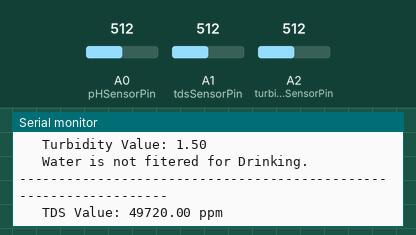
The sketch below on a simulated Arduino Uno, built with avr-gcc and run on an emulated ATmega328P. Shown: the last lines printed to the serial monitor. The test bench sets the inputs (shaded band); at power-on: A0 (pHSensorPin) = 512, A1 (tdsSensorPin) = 512, A2 (turbiditySensorPin) = 512.

Above: at 7.0 s.
7.1 s: A0 (pHSensorPin) set to 340
At 10.3 s:
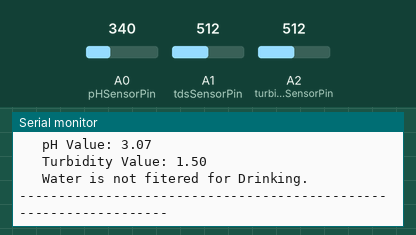
14.0 s: A1 (tdsSensorPin) set to 340
At 15.3 s:
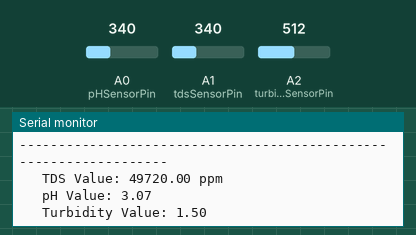
20.9 s: A2 (turbiditySensorPin) set to 340
At 26.7 s:
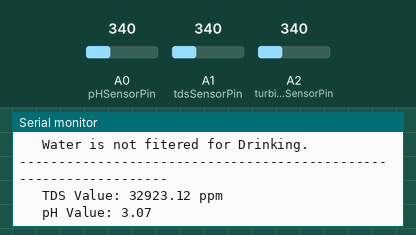
27.8 s: A0 (pHSensorPin) set to 360
At 29.1 s:
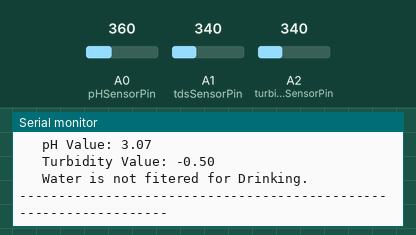
34.7 s: A1 (tdsSensorPin) set to 360
At 38.1 s:
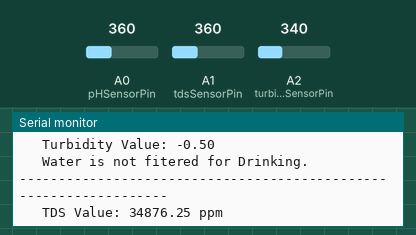
41.6 s: A2 (turbiditySensorPin) set to 140
At 48.0 s:
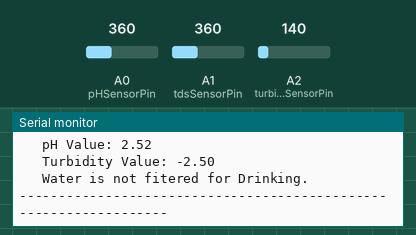
Timing chart, 0 to 49.5 s (numbered marks = the images above; inputs shaded):
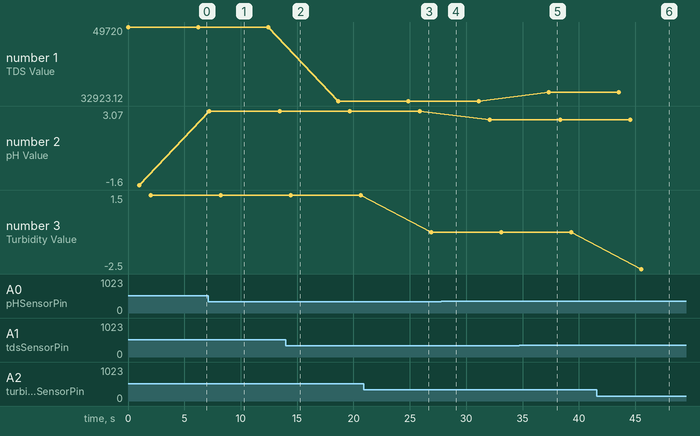

Measured:
- after the input at 7.1 s, the serial monitor: prints a new line after 0.12 s (image 1)
- after the input at 34.7 s, the serial monitor: prints a new line after 2.6 s (image 5)
- after the input at 41.6 s, the serial monitor: prints a new line after 3.9 s (image 6)
- plotted number 1: 49720 → 32923.12 after the input at 14.0 s, 32923.12 → 34876.25 after the input at 34.7 s
- plotted number 2: -1.6 → 3.07 after the input at 7.1 s, 3.07 → 2.52 after the input at 27.8 s
- plotted number 3: 1.5 → -0.5 after the input at 20.9 s, -0.5 → -2.5 after the input at 41.6 s

The sketch:

WaterQualityChecking.ino
```cpp
#include <Arduino.h>
#include <SoftwareSerial.h>

const int tdsSensorPin = A1;//Connect output of TDS Sensor with A1 pin of Arduino
const int pHSensorPin = A0;//Connect output of PH Sensor with A0 pin of Arduino
const int turbiditySensorPin = A2;// Connect output of Turbbidity Sensor with A2 pin of Arduino


const float voltageReference = 5.0;
const float tdsFactor = 2.0;


const float pH7Voltage = 2.5;
const float pHDifferencePerVolt = 0.18;


const int bluetoothTxPin = 2;
const int bluetoothRxPin = 3;
SoftwareSerial bluetoothSerial(bluetoothRxPin, bluetoothTxPin);


void setup() {
  Serial.begin(9600);
  bluetoothSerial.begin(9600);
}

void loop() {
  // Read the analog value from the TDS sensor
  int tds = analogRead(tdsSensorPin);
  float voltagetds = (tds / 1024.0) * voltageReference;
  float tdsValue = -280+(voltagetds * tdsFactor * 10000);
  //Serial Monitor prints the value of TDS
  Serial.print("\t TDS Value: ");
  Serial.print(tdsValue, 2); // Print TDS value with 2 decimal places
  Serial.println(" ppm");    // ppm stands for parts per million
  delay(1000);

  // Read the analog value from the pH sensor
  int ph = analogRead(pHSensorPin);
  float voltageph = (ph / 1024.0) * voltageReference;
  float pHValue = -1.6+(pH7Voltage - voltageph) / pHDifferencePerVolt;
   //Serial Monitor prints the value of PH
  Serial.print("\t pH Value: ");
  Serial.print(pHValue, 2);
  Serial.println();
  delay(1000);

  // Read the analog value from the turbidity sensor
  float turbidity = (analogRead(turbiditySensorPin)/100)-3.5;
   //Serial Monitor prints the value of Turbidity
  Serial.print("\t Turbidity Value: ");
  Serial.println(turbidity);
  delay(1000);

  if(tdsValue>150 && tdsValue<350 && pHValue>6.5 && pHValue<7.5 && turbidity>1 && turbidity<5){
    Serial.println("\t Good Quality Water for Drinking.");
  }
  else{
    Serial.println("\t Water is not fitered for Drinking.");
  }
  Serial.println("\n------------------------------------------------------------------\n");
  //After connecting with Bluetooth;
  //Display the value of TDS
  bluetoothSerial.print("\t\t\t\t TDS: ");
  bluetoothSerial.print(tdsValue, 2);
  bluetoothSerial.println(" ppm");
  delay(1000);
  //Display the value of PH
  bluetoothSerial.print("\t\t\t\t pH: ");
  bluetoothSerial.print(pHValue, 2);
  bluetoothSerial.println();
  delay(1000);
  //Display the value of Turbidity
  bluetoothSerial.print("\t\t\t\t Turbidity: ");
  bluetoothSerial.println(turbidity);
  delay(1000);
  //
   if(tdsValue>150 && tdsValue<350 && pHValue>6.5 && pHValue<7.5 && turbidity>1 && turbidity<5)//Condition to determine the quality of water;
   {
    bluetoothSerial.println("\t\t\t\t Good Quality Water for Drinking.");
    }
  else{
    bluetoothSerial.println("\t\t\t\t Water is not fitered for Drinking.");
  }
  bluetoothSerial.println("\n----------------------------------------------------------\n");

}
```
